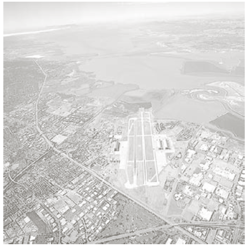
//> input picture ComputerVision/Aerial_image.png, 249 x 247 px, given in place of TimeSquare.mp4, which was not available
$ ./exercise1129   (built with g++ and OpenCV 4)
//> lines starting //> are read from the running program, lines starting //| are printed output that depends on the picture; after the words box and inside, x2 and y2 are one past the last pixel; in counts of white or black regions, pixels touching at a corner belong together; pictures that were not available may be replaced by others from this repository, and a replacement may not be noted
#include "cv.hpp"
#include <iostream>

using namespace cv;
using namespace std;

struct MouseParams
{
	Mat img;
	vector<Point2f> in, out;
};

static void onMouse(int event, int x, int y, int, void* param)
{
	MouseParams* mp = (MouseParams*)param;
	Mat img = mp->img;
	if (event == EVENT_LBUTTONDOWN) // left button
	{
		Mat result;
		//InsertpositionfromLT.Directionisclock-wise
		mp->out.push_back(Point2f(x, y));
		if (mp->out.size() == 4)
		{
			VideoCapture background("TimeSquare.mp4");
			VideoCapture foreground("Contest.mp4");
			Mat frame1, frame2 , homo_mat;
			Mat warped, gray, mask;
			double fps = background.get(CAP_PROP_FPS);

			// close input window
			destroyAllWindows();

			//Compute Homographyfrom 4 matching pairs
			homo_mat = getPerspectiveTransform(mp->in, mp->out);

			while (true) {
				background >> frame1;
				foreground >> frame2;

				if (frame1.empty() || frame2.empty())
					break;

				//Image warping
				warpPerspective(frame2, warped, homo_mat, frame1.size());

				// get mask
				cvtColor(warped, gray, CV_BGR2GRAY);
				threshold(gray, mask, 5, 255, THRESH_BINARY);

				// copy to frame2 -> make fram1 + frame2
				warped.copyTo(frame1, mask);
				imshow("output",frame1);
				imshow("mask", mask);

				char ch = waitKey(1000 / fps);
				if (ch == 27) break; // ESC Key (exit)
				else if (ch == 32) { // SPACE Key (pause)
					while ((ch = waitKey(10)) != 32 && ch != 27);
					if (ch == 27) break;
				}
			}
		}
		else
		{
			result = img.clone();
			for (size_t i = 0; i < mp->out.size(); i++)
			{
				circle(result, mp->out[i], 3, Scalar(0, 0, 255), 5);
			}
			imshow("input", result);
		}
	}
	//Resetpositions
	if (event == EVENT_RBUTTONDOWN)
	{
		mp->in.clear();
		imshow("input", img);
	}
}
int main()
{
	VideoCapture background("TimeSquare.mp4");
	VideoCapture foreground("Contest.mp4");
	Mat frame1, frame2;
	if (!background.isOpened() || !foreground.isOpened()) {
		cout << "can't open video file" << endl;
		return 0;
	}

	background >> frame1;
//> frame1 is the input picture: 247 rows x 249 cols, CV_8UC3; mean B, G, R 211.4, 212.7, 213.7
	foreground >> frame2;

	MouseParams mp;
	mp.in.push_back(Point2f(0,0));
	mp.in.push_back(Point2f(frame2.cols, 0));
//> mp.in = 2 Points (x, y): [0, 0], [249, 0]
	mp.in.push_back(Point2f(frame2.cols, frame2.rows));
	mp.in.push_back(Point2f(0, frame2.rows));
	mp.img = frame1;

	imshow("input", frame1);
	setMouseCallback("input", onMouse, (void*)& mp);

	waitKey(0);
//> the left mouse button is pressed and released at (62, 61)
//> after the loop in onMouse, `for (size_t i = 0; i < mp->out.size(); i++)`:
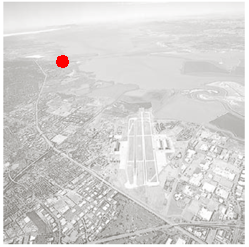
//> result: 247 rows x 249 cols, CV_8UC3; 0.22% of pixels changed, all inside (x1, y1, x2, y2) = (56, 55, 69, 68)
//> the left mouse button is pressed and released at (186, 61)
//> call 3 of onMouse, with event = 1, x = 186, y = 61
//> after the loop in onMouse (call 3), `for (size_t i = 0; i < mp->out.size(); i++)`:
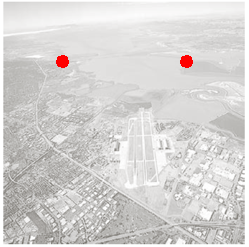
//> result: 247 rows x 249 cols, CV_8UC3; 0.43% of pixels changed, all inside (x1, y1, x2, y2) = (56, 55, 193, 68)
//> the left mouse button is pressed and released at (186, 185)
//> after the loop in onMouse (call 5), `for (size_t i = 0; i < mp->out.size(); i++)`:
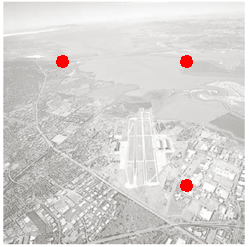
//> result: 247 rows x 249 cols, CV_8UC3; 0.65% of pixels changed, all inside (x1, y1, x2, y2) = (56, 55, 193, 192)
//> the left mouse button is pressed and released at (62, 185)
//> in onMouse (call 7), `warpPerspective(frame2, warped, homo_mat, frame1.size());`:
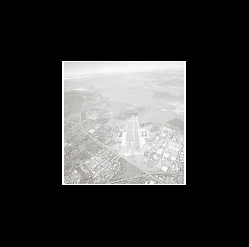
//> warped: 247 rows x 249 cols, CV_8UC3; mean B, G, R 52.8, 53.2, 53.4
//> in onMouse (call 7), `threshold(gray, mask, 5, 255, THRESH_BINARY);`:
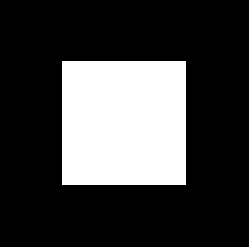
//> mask: 247 rows x 249 cols, CV_8UC1; 25% white; 1 white region, box (x1, y1, x2, y2) and area: (62, 61, 186, 185) 15376
//> in onMouse (call 7), `warped.copyTo(frame1, mask);`:
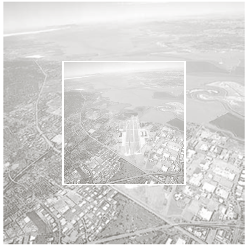
//> frame1: 247 rows x 249 cols, CV_8UC3; mean B, G, R 210.6, 212, 213.1
//> the Esc key is pressed
	return 0;
}
